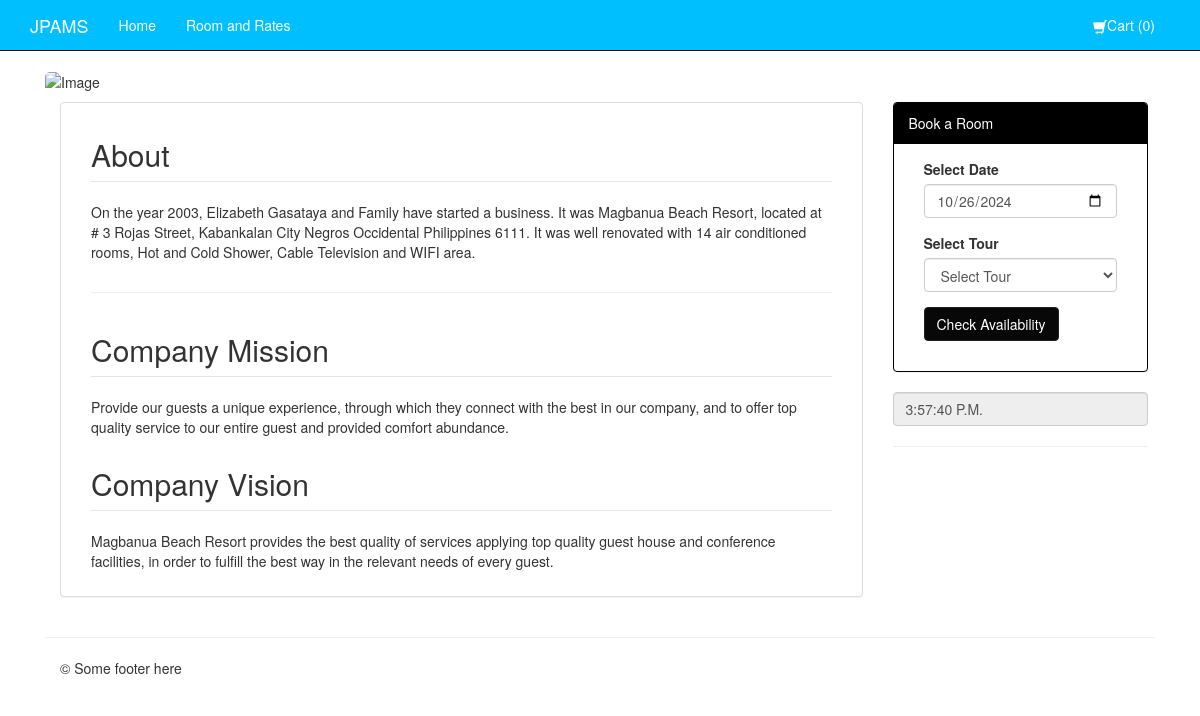
Screenshot of /Aplaya/index.php with the database file from the repository.
### tables this page shows
CREATE TABLE `tblsettings` (
  `ID` int(11) NOT NULL,
  `DESCRIPTION` text NOT NULL,
  `TYPE` text NOT NULL
);

### Aplaya/index.php (called while the page is built, shortened)
<?php
require_once 'theme/template.php';
?>

### Aplaya/includes/database.php (called while the page is built, shortened)
<?php
class Database
{
	var $sql_string = '';
	private $conn;
	public function open_connection()
	{
		$this->conn = mysqli_connect(DB_SERVER, DB_USER, DB_PASS);
		if (!$this->conn) {
			echo "Problem in database connection! Contact administrator!";
			exit();
		} else {
			$db_select = mysqli_select_db($this->conn, DB_NAME);
		}
	}
	function setQuery($sql = '')
	{
		$this->sql_string = $sql;
	}
	function executeQuery()
	{
		$result = mysqli_query($this->conn, $this->sql_string);
		return $result;
	}
	private function confirm_query($result)
	{
		return $result;
	}
	function loadSingleResult()
	{
		$cur = $this->executeQuery();
		while ($row = mysqli_fetch_object($cur)) {
			return $data = $row;
		}
	}
}
$mydb = new Database();

### Aplaya/includes/setting.php (called while the page is built, shortened)
<?php
class Setting
{
	protected static $tbl_name = "tblsettings";
	function single_setting($id = 0)
	{
		global $mydb;
		$mydb->setQuery("SELECT * FROM " . self::$tbl_name . " Where `ID`= {$id} LIMIT 1");
		$cur = $mydb->loadSingleResult();
		return $cur;
	}
}

### Aplaya/home.php (the view, shortened to what this page needs)
<link href="../lib/animate/animate.min.css" rel="stylesheet">
    <link href="../lib/lightbox/css/lightbox.min.css" rel="stylesheet">
    <link href="../lib/owlcarousel/assets/owl.carousel.min.css" rel="stylesheet">
<link href="https://cdn.jsdelivr.net/npm/fullcalendar@5.9.0/main.min.css" rel="stylesheet">
<link rel="stylesheet" href="https://cdn.jsdelivr.net/npm/flatpickr/dist/flatpickr.min.css">
<div class="container">
	<div class="col-xs-12 col-sm-9">
		<div class="">
			<div class="panel panel-default">
				<div class="panel-body">
					<div class="col-xs-12 col-sm-12">
						<fieldset>
							<fieldset>
								<legend>
									<h2 class="text-left">About</h2>
								</legend>
								<?php
								$setting = new Setting();
								$result = $setting->single_setting(1);
								echo '<p>' . $result->DESCRIPTION . ' </p>';
								?>
							</fieldset>
							<hr />
							<fieldset>
								<legend>
									<h2 class="text-left">Company Mission</h2>
								</legend>
								<?php
								$setting = new Setting();
								$result = $setting->single_setting(2);
								echo '<p>' . $result->DESCRIPTION . ' </p>';
								?>
							</fieldset>
							<fieldset>
								<legend>
									<h2 class="text-left">Company Vision</h2>
								</legend>
								<?php
								$setting = new Setting();
								$result = $setting->single_setting(3);
								echo '<p>' . $result->DESCRIPTION . ' </p>';
								?>
							</fieldset>
						</fieldset>
					</div>
				</div>
			</div>
		</div>
	</div>
	<?php include 'sidebar.php'; ?>
</div>

### Aplaya/css/offcanvas.css (style rules this page uses)
body { padding-top: 70px; }

### rows the page displays
tblsettings: DESCRIPTION "On the year 2003, Elizabeth Gasataya and Family have started a business. It was Magbanua Beach Resort, located at # 3 Rojas Street, Kabankalan City Negros Occidental Philippines 6111. It was well renovated with 14 air conditioned rooms, Hot and Cold Shower, Cable Television and WIFI area."
tblsettings: DESCRIPTION "Provide our guests a unique experience, through which they connect with the best in our company, and to offer top quality service to our entire guest and provided comfort abundance."
tblsettings: DESCRIPTION "Magbanua Beach Resort provides the best quality of services applying top quality guest house and conference facilities, in order to fulfill the best way in the relevant needs of every guest."

### other values shown
$cart "0"
